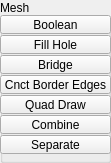
          <widget class="QGroupBox" name="Mesh">
           <property name="minimumSize">
            <size>
             <width>111</width>
             <height>155</height>
            </size>
           </property>
           <property name="maximumSize">
            <size>
             <width>111</width>
             <height>999</height>
            </size>
           </property>
           <property name="title">
            <string>Mesh</string>
           </property>
           <widget class="QPushButton" name="b001">
            <property name="enabled">
             <bool>true</bool>
            </property>
            <property name="geometry">
             <rect>
              <x>0</x>
              <y>35</y>
              <width>111</width>
              <height>19</height>
             </rect>
            </property>
            <property name="maximumSize">
             <size>
              <width>111</width>
              <height>19</height>
             </size>
            </property>
            <property name="toolTip">
             <string>Cap holes modifier</string>
            </property>
            <property name="text">
             <string>Fill Hole</string>
            </property>
            <property name="iconSize">
             <size>
              <width>18</width>
              <height>18</height>
             </size>
            </property>
           </widget>
           <widget class="QToolButton_" name="tb008">
            <property name="enabled">
             <bool>true</bool>
            </property>
            <property name="geometry">
             <rect>
              <x>0</x>
              <y>15</y>
              <width>111</width>
              <height>19</height>
             </rect>
            </property>
            <property name="maximumSize">
             <size>
              <width>111</width>
              <height>19</height>
             </size>
            </property>
            <property name="toolTip">
             <string>Preforms a boolean union on the selected polygon objects creating a new object</string>
            </property>
            <property name="text">
             <string>Boolean</string>
            </property>
            <property name="iconSize">
             <size>
              <width>18</width>
              <height>18</height>
             </size>
            </property>
           </widget>
           <widget class="QToolButton_" name="tb001">
            <property name="enabled">
             <bool>true</bool>
            </property>
            <property name="geometry">
             <rect>
              <x>0</x>
              <y>55</y>
              <width>111</width>
              <height>19</height>
             </rect>
            </property>
            <property name="maximumSize">
             <size>
              <width>111</width>
              <height>19</height>
             </size>
            </property>
            <property name="toolTip">
             <string>Create a bridge between two sets of edges or faces</string>
            </property>
            <property name="text">
             <string>Bridge</string>
            </property>
            <property name="iconSize">
             <size>
              <width>18</width>
              <height>18</height>
             </size>
            </property>
           </widget>
           <widget class="QPushButton" name="b002">
            <property name="enabled">
             <bool>true</bool>
            </property>
            <property name="geometry">
             <rect>
              <x>0</x>
              <y>135</y>
              <width>111</width>
              <height>19</height>
             </rect>
            </property>
            <property name="maximumSize">
             <size>
              <width>111</width>
              <height>19</height>
             </size>
            </property>
            <property name="toolTip">
             <string>Separates the selected polygonobject shells or the shells of any selected faces from the object into one object into distinct objects</string>
            </property>
            <property name="text">
             <string>Separate</string>
            </property>
            <property name="iconSize">
             <size>
              <width>18</width>
              <height>18</height>
             </size>
            </property>
           </widget>
           <widget class="QPushButton" name="b021">
            <property name="enabled">
             <bool>true</bool>
            </property>
            <property name="geometry">
             <rect>
              <x>0</x>
              <y>75</y>
              <width>111</width>
              <height>19</height>
             </rect>
            </property>
            <property name="maximumSize">
             <size>
              <width>111</width>
              <height>19</height>
             </size>
            </property>
            <property name="toolTip">
             <string>Automatically build mesh between two selected edge borders.</string>
            </property>
            <property name="text">
             <string>Cnct Border Edges</string>
            </property>
            <property name="iconSize">
             <size>
              <width>18</width>
              <height>18</height>
             </size>
            </property>
           </widget>
           <widget class="QPushButton" name="b028">
            <property name="enabled">
             <bool>true</bool>
            </property>
            <property name="geometry">
             <rect>
              <x>0</x>
              <y>95</y>
              <width>111</width>
              <height>19</height>
             </rect>
            </property>
            <property name="maximumSize">
             <size>
              <width>111</width>
              <height>19</height>
             </size>
            </property>
            <property name="toolTip">
             <string>Enter quad draw tool</string>
            </property>
            <property name="text">
             <string>Quad Draw</string>
            </property>
            <property name="iconSize">
             <size>
              <width>18</width>
              <height>18</height>
             </size>
            </property>
           </widget>
           <widget class="QToolButton_" name="tb002">
            <property name="enabled">
             <bool>true</bool>
            </property>
            <property name="geometry">
             <rect>
              <x>0</x>
              <y>115</y>
              <width>111</width>
              <height>19</height>
             </rect>
            </property>
            <property name="maximumSize">
             <size>
              <width>111</width>
              <height>19</height>
             </size>
            </property>
            <property name="toolTip">
             <string>Combine the selected polygon objects into one single object to allow operations such as merges or face trims</string>
            </property>
            <property name="text">
             <string>Combine</string>
            </property>
            <property name="iconSize">
             <size>
              <width>18</width>
              <height>18</height>
             </size>
            </property>
           </widget>
          </widget>
